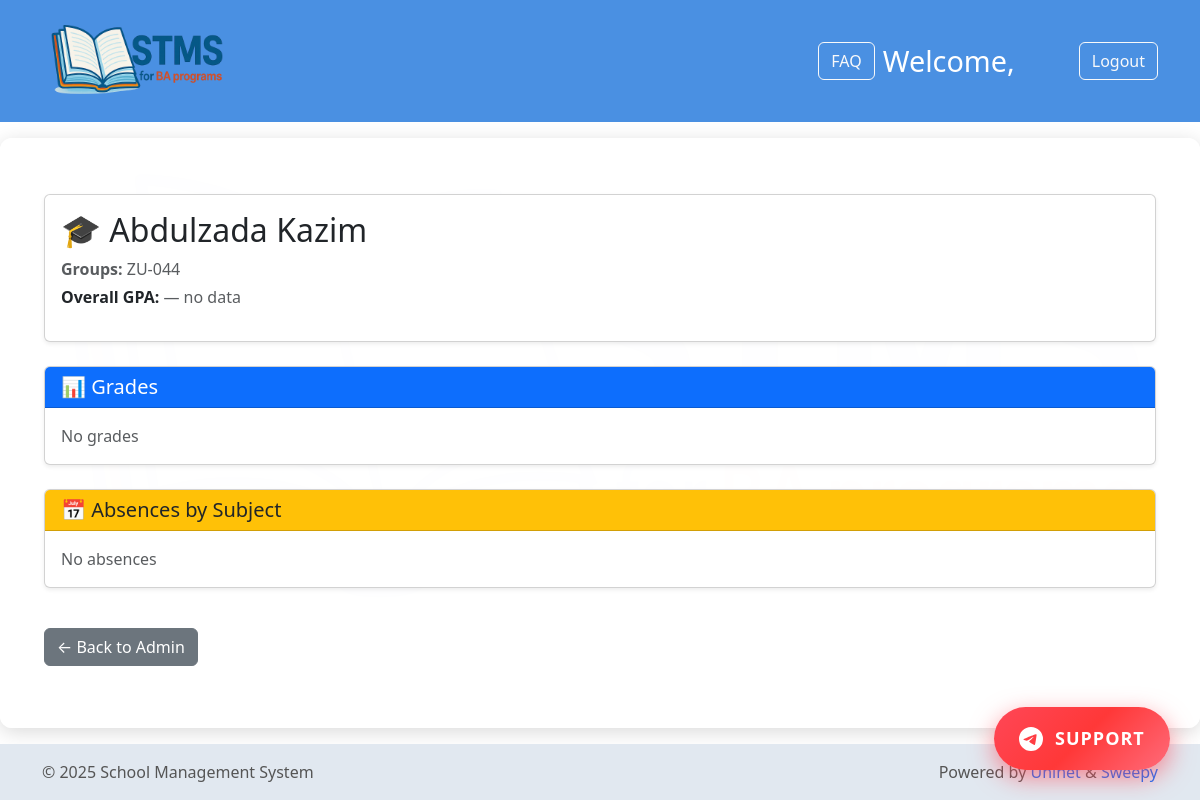
Screenshot of /student/247/ (signed in) with the database file from the repository.
### school/models.py (models this page shows, shortened)
class StudentProfile(models.Model):
    user = models.OneToOneField(
        CustomUser,
        on_delete=models.CASCADE,
        limit_choices_to={'role': 'student'},
        related_name='student_profile'
    )
    class Meta:
        verbose_name = 'Student Profile'
        verbose_name_plural = 'Student Profiles'

class CustomUser(AbstractUser):
    TEACHER = 'teacher'
    STUDENT = 'student'
    TUTOR = 'tutor'
    SCHEDULER = 'scheduler'
    ROLE_CHOICES = (
        (TEACHER, 'Teacher'),
        (STUDENT, 'Student'),
        (TUTOR, 'Tutor'),
        (SCHEDULER, 'Scheduler'),
    )
    role = models.CharField(max_length=10, choices=ROLE_CHOICES, verbose_name='Role')
    first_name = models.CharField(max_length=50, verbose_name='First Name')
    last_name = models.CharField(max_length=50, verbose_name='Last Name')
    middle_name = models.CharField(max_length=50, blank=True, null=True, verbose_name='Middle Name')
    email = models.EmailField()
    failed_login_attempts = models.PositiveIntegerField(default=0)
    lockout_until = models.DateTimeField(null=True, blank=True)

class Group(models.Model):
    name = models.CharField(max_length=50, unique=True)
    specialty = models.ForeignKey(
        Specialty,
        on_delete=models.SET_NULL,
        null=True,
        blank=True,
        related_name='groups',
        verbose_name='Specialty',
    )
    students = models.ManyToManyField(
        StudentProfile,
        blank=True,
        related_name='groups'
    )

### school/views.py (the view, shortened to what this page needs)
# urls.py: path('student/<int:student_id>/', views.student_detail, name='student_detail'),
@login_required
@user_passes_test(is_admin)
def student_detail(request, student_id):
    student = get_object_or_404(
        StudentProfile.objects.select_related('user'),
        id=student_id
    )
    grades = Grade.objects.filter(student=student).select_related(
        'teacher_assignment__teacher',
        'teacher_assignment__subject',
        'teacher_assignment__group'
    )
    attendance_records = Attendance.objects.filter(student=student).select_related(
        'teacher_assignment__teacher',
        'teacher_assignment__subject'
    ).order_by('date')
    missed_lessons_by_subject = defaultdict(lambda: {'dates': [], 'total': 0})
    for att in attendance_records:
        subject_name = att.teacher_assignment.subject.name
        missed_lessons_by_subject[subject_name]['dates'].append(att.date)
        missed_lessons_by_subject[subject_name]['total'] += att.missed_lessons
    grades_data = []
    return render(request, 'school/student_detail.html', {
        'student': student,
        'grades_data': grades_data, # Передаем подготовленные данные
        'missed_lessons_by_subject': dict(missed_lessons_by_subject),
    })

### school/views.py (called while the page is built)
def is_admin(user):
    return user.is_superuser

### school/templates/school/student_detail.html (shortened to what this page needs)
{% extends 'school/base.html' %}
{% block content %}
<div class="container mt-4">
  <div class="card shadow-sm mb-4">
    <div class="card-body">
      <h2 class="card-title">🎓 {{ student.user.last_name }} {{ student.user.first_name }}</h2>
      {% if student.groups.exists %}
        <p class="text-muted mb-1"><strong>Groups:</strong>
          {% for group in student.groups.all %}
            {{ group.name }}{% if not forloop.last %}, {% endif %}
          {% endfor %}
        </p>
      {% endif %}
      <p><strong>Overall GPA:</strong>
        {% if gpa %}
          <span class="text-success">{{ gpa|floatformat:2 }}</span>
        {% else %}
          <span class="text-muted">— no data</span>
        {% endif %}
      </p>
    </div>
  </div>
  <div class="card mb-4 shadow-sm">
    <div class="card-header bg-primary text-white">
      <h5 class="mb-0">📊 Grades</h5>
    </div>
    <div class="card-body p-0">
      {% if grades_data %}
        <div class="table-responsive">
          <table class="table table-bordered mb-0">
            <thead class="table-light">
              <tr>
                <th>Subject</th>
                <th>Teacher</th>
                <th>Group</th>
                <th>Activity</th>
                <th>SG Scores</th>
                <th>SG Total</th>
                <th>Midterm</th>
                <th>Final</th>
                <th>Total</th>
              </tr>
            </thead>
            <tbody>
              {% for grade_item in grades_data %}
                <tr>
                  <td>{{ grade_item.grade_obj.teacher_assignment.subject.name }}</td>
                  <td>
                    <a href="{% url 'teacher_detail' grade_item.grade_obj.teacher_assignment.teacher.id %}">
                      {{ grade_item.grade_obj.teacher_assignment.teacher.get_full_name }}
                    </a>
                  </td>
                  <td>{{ grade_item.grade_obj.teacher_assignment.group.name }}</td>
                  <td>{{ grade_item.activity|default:"–" }}</td>
                  <td>
                    {% if grade_item.sg_scores %}
                      <ul class="list-unstyled mb-0">
                        {% for sg_key, sg_value in grade_item.sg_scores.items %}
                          <li>{{ sg_key }}: {{ sg_value }}</li>
                        {% endfor %}
                      </ul>
                    {% else %}
                      –
                    {% endif %}
                  </td>
                  <td>{{ grade_item.sg_total|default:"–" }}</td>
                  <td>{{ grade_item.midterm|default:"–" }}</td>
                  <td>{{ grade_item.final|default:"–" }}</td>
                  <td><strong>{{ grade_item.total|floatformat:2 }}</strong></td>
                </tr>
              {% endfor %}
            </tbody>
          </table>
        </div>
      {% else %}
        <div class="p-3 text-muted">No grades</div>
      {% endif %}
    </div>
  </div>
  <div class="card mb-4 shadow-sm">
    <div class="card-header bg-warning text-dark">
      <h5 class="mb-0">📅 Absences by Subject</h5>
    </div>
    <div class="card-body p-0">
      {% if missed_lessons_by_subject %}
        <div class="table-responsive">
          <table class="table table-bordered mb-0">
            <thead class="table-light">
              <tr>
                <th>Subject</th>
                <th>Total Missed</th>
                <th>Absence Dates</th>
              </tr>
            </thead>
            <tbody>
              {% for subject, data in missed_lessons_by_subject.items %}
                <tr>
                  <td>{{ subject }}</td>
                  <td>{{ data.total }}</td>
                  <td>
                    {% for date in data.dates %}
                      {{ date|date:"d M Y" }}{% if not forloop.last %}, {% endif %}
                    {% endfor %}
                  </td>
                </tr>
              {% endfor %}
            </tbody>
          </table>
        </div>
      {% else %}
        <div class="p-3 text-muted">No absences</div>
      {% endif %}
    </div>
  </div>
  <a href="{% url 'admin_dashboard' %}" class="btn btn-secondary mt-3">← Back to Admin</a>
</div>
{% endblock %}

### rows the page displays
StudentProfile: user.last_name "Abdulzada", user.first_name "Kazim"
Group: name "ZU-044"
